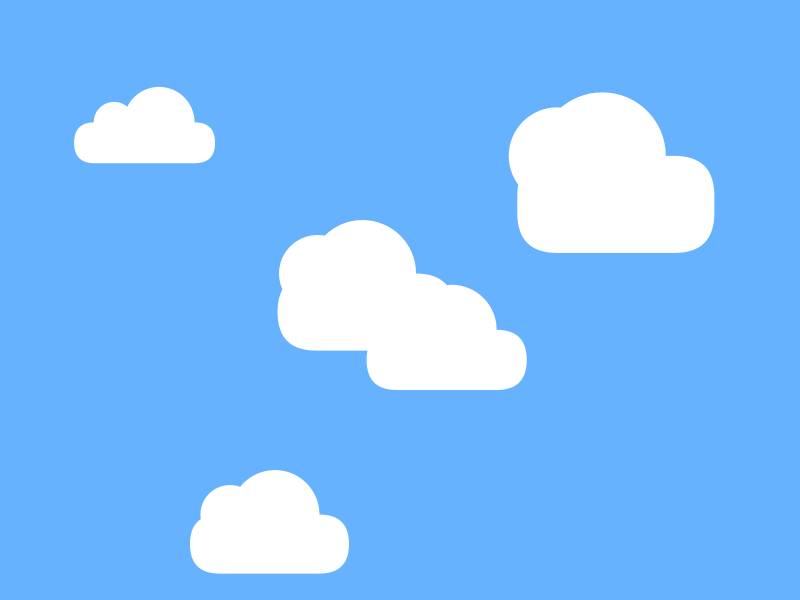
Frame 1 (no input)
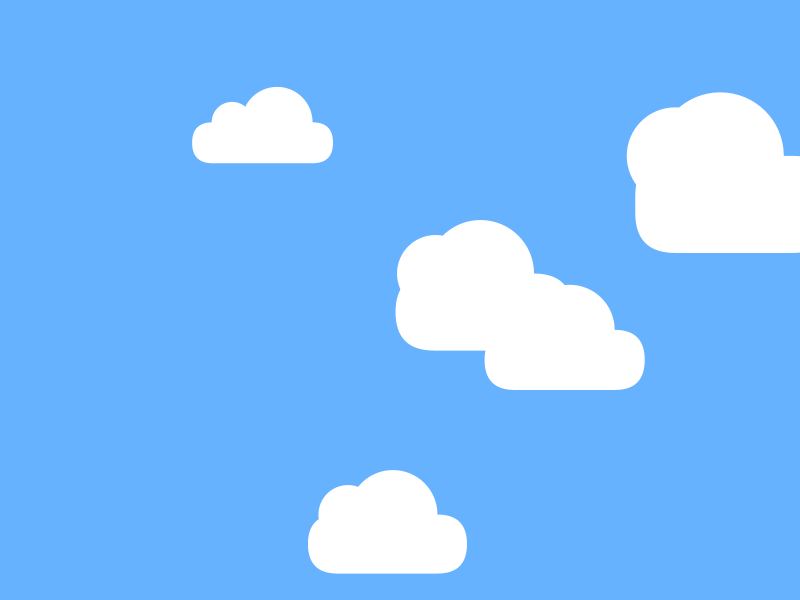
Frame 60 (the mouse pressed at the canvas centre just before this capture)
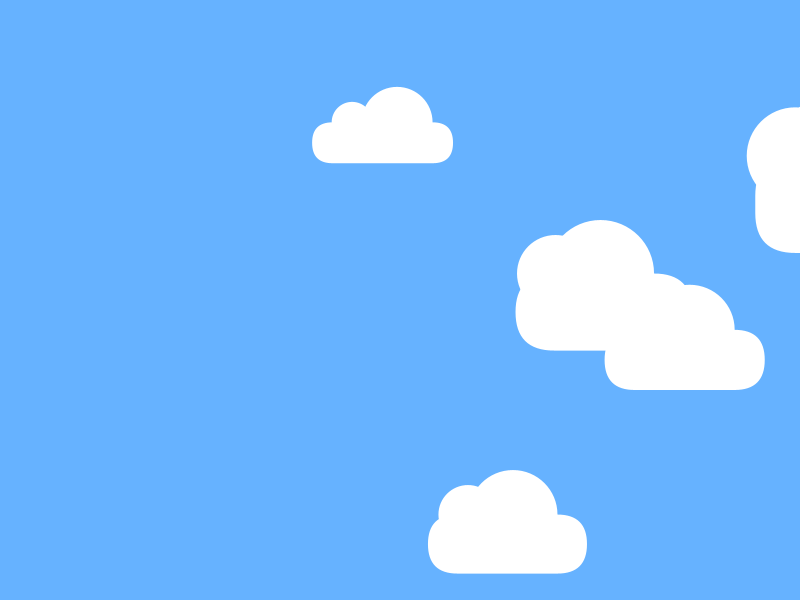
Frame 120 (the mouse held since frame 60 and released just before this capture)

The Processing sketch that drew these frames (run headless with seeded random() and noise(); from frame 60 on, the mouse is pressed at the canvas centre):

// Processing sketch: showcase_moving_clouds
// ── showcase_moving_clouds.pde
Cloud[] clouds;

void setup() {
  size(800, 600);
  clouds = new Cloud[5];
  for (var i = 0; i < clouds.length; i++) {
    clouds[i] = new Cloud();
  }
}

void draw() {
  background(102, 178, 255);
  noStroke();
  fill(255);
  for (var cloud : clouds) {
    cloud.create();
    cloud.move();
  }
}

class Cloud {
  float x, y, m;
  float length;

  Cloud() {
    x = random(displayWidth/2);
    y = random(displayHeight/2);
    m = 0;
    length = random(40, 100);
  }

  void create() {
    rect(x + m, y, length + 100, length, 40);
    circle(x + m + 40, y, length);
    circle(x + m + 85, y, length + 30);
  }

  void move() {
    if (x + m < displayWidth/2) {
      m = m + 2;
    } else {
      m = m - displayWidth/1.5;
      y = random(displayHeight/2);
    }
  }
}
